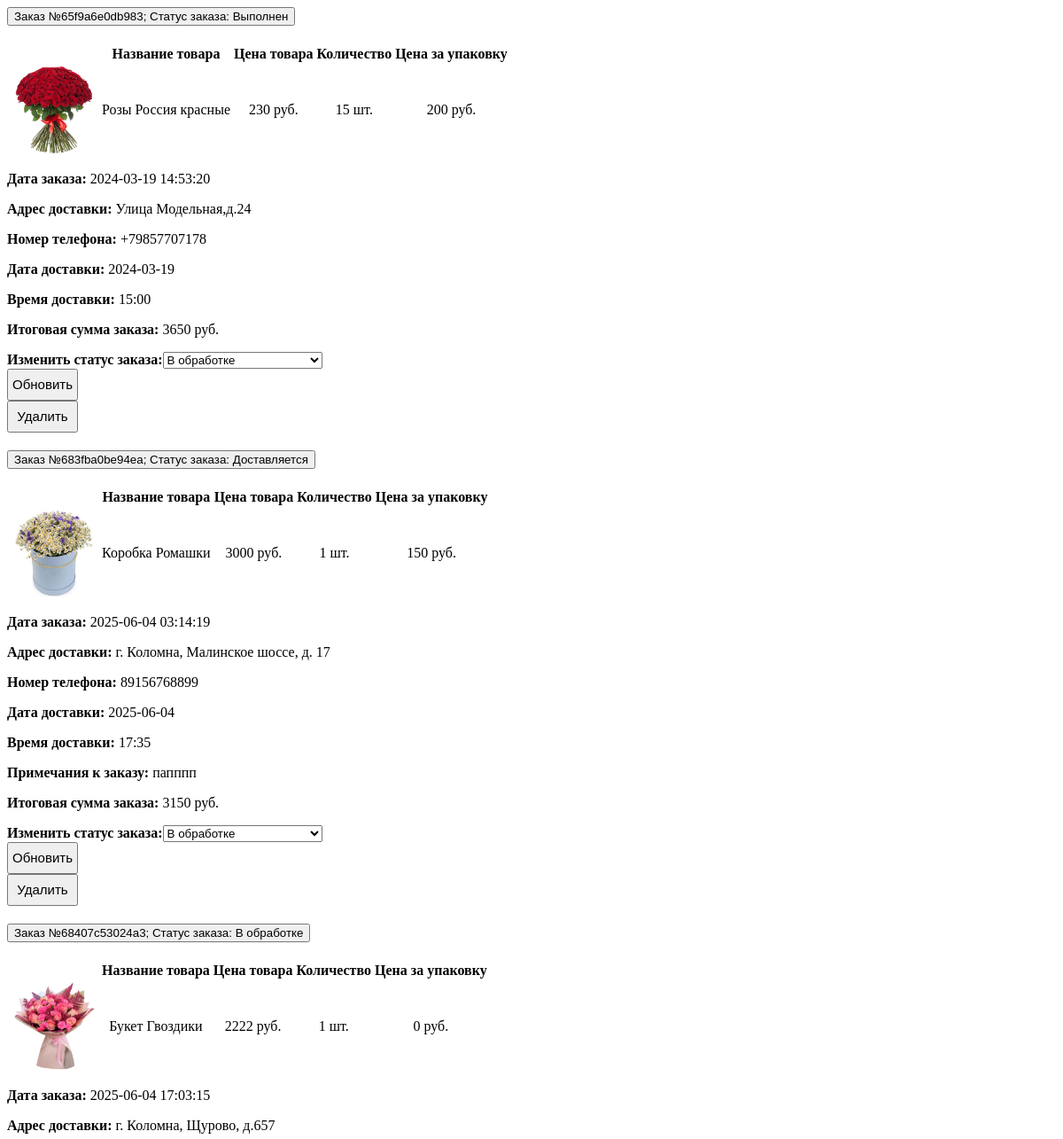
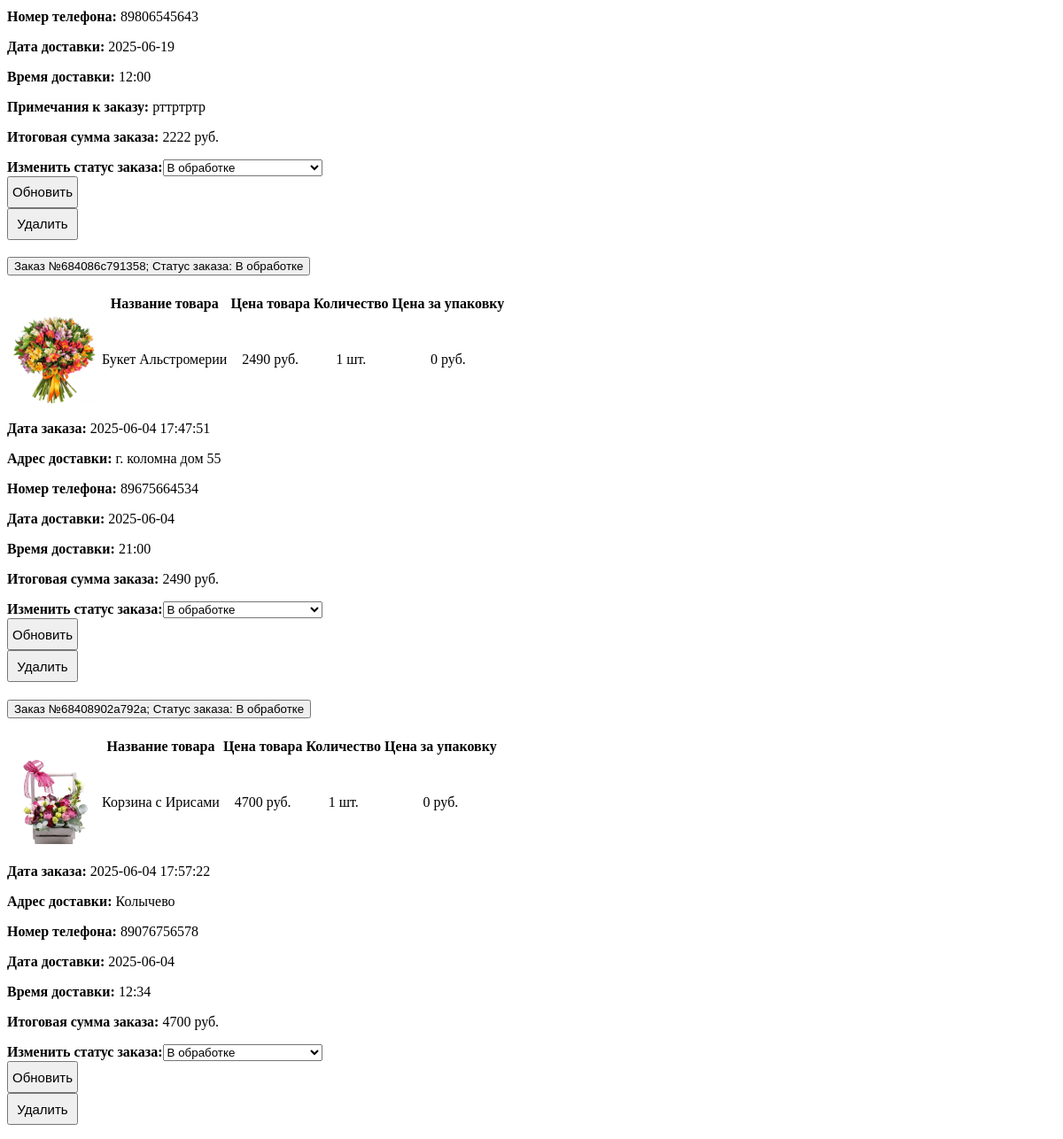
Page /read_orders_for_admin.php (signed in) on the committed database (2 pictures, top to bottom).
### tables this page shows
CREATE TABLE `orders` (
  `id` int NOT NULL,
  `user_id` int NOT NULL,
  `order_number` varchar(20) NOT NULL,
  `name` varchar(255) NOT NULL,
  `phone` varchar(20) NOT NULL,
  `address` text NOT NULL,
  `delivery_date` date NOT NULL,
  `delivery_time` varchar(100) NOT NULL,
  `note` text,
  `total_amount` int NOT NULL,
  `order_status` int NOT NULL,
  `created_at` timestamp NULL DEFAULT CURRENT_TIMESTAMP
);

CREATE TABLE `Order_status` (
  `id` int NOT NULL,
  `order_status` varchar(50) NOT NULL
);

CREATE TABLE `order_items` (
  `id` int NOT NULL,
  `order_id` int DEFAULT NULL,
  `product_name` varchar(255) DEFAULT NULL,
  `quantity` int DEFAULT NULL,
  `product_price` int DEFAULT NULL,
  `product_image` varchar(255) DEFAULT NULL,
  `packaging_price` int NOT NULL
);

### objects/orders.php (called while the page is built, shortened)
<?php
class Order
{
    private $conn;
    private $table_name = "orders";
    public function __construct($db)
    {
        $this->conn = $db;
    }
    public function generateOrderNumber()
    {
        return uniqid();
    }
    public function readAll()
    {
        $query = "SELECT * FROM " . $this->table_name;
        $stmt = $this->conn->prepare($query);
        $stmt->execute();
        return $stmt;
    }
}
?>

### objects/order_item.php (called while the page is built, shortened)
<?php
class OrderItem
{
    private $conn;
    private $table_name = "order_items";
    public $order_id;
    public function __construct($db)
    {
        $this->conn = $db;
    }
    public function readAllByOrderId()
    {
        $query = "SELECT * FROM " . $this->table_name . " WHERE order_id = ?";
        $stmt = $this->conn->prepare($query);
        $stmt->bindParam(1, $this->order_id);
        if ($stmt->execute()) {
            return $stmt;
        } else {
            printf("Ошибка при выполнении запроса: %s.\n", $stmt->error);
            return false;
        }
    }
}

### read_orders_for_admin.php (the view, shortened to what this page needs)
<?php
include_once "objects/orders.php";
include_once "objects/order_item.php";
$database = new Database();
$db = $database->getConnection();
$order = new Order($db);
$stmt = $order->readAll();
if ($stmt) {
    $num = $stmt->rowCount();
    if ($num > 0) {
        echo "<div class='container table-container'>";
        echo "<div class='accordion' id='ordersAccordion'>";
        while ($row = $stmt->fetch(PDO::FETCH_ASSOC)) {
            extract($row);
            $status_query = "SELECT order_status FROM order_status WHERE id = ?";
            $status_stmt = $db->prepare($status_query);
            $status_stmt->bindParam(1, $order_status);
            $status_stmt->execute();
            $status_row = $status_stmt->fetch(PDO::FETCH_ASSOC);
            $status_name = $status_row['order_status'];
            $order_item = new OrderItem($db);
            $order_item->order_id = $id;
            $stmt_items = $order_item->readAllByOrderId();
            echo "<div class='accordion-item'>";
            echo "<h2 class='accordion-header' id='heading{$id}'>";
            echo "<button class='accordion-button collapsed bg-light' type='button' data-bs-toggle='collapse' data-bs-target='#collapse{$id}' aria-expanded='false' aria-controls='collapse{$id}' data-bs-parent='#ordersAccordion'>";
            echo "Заказ №{$order_number}; Статус заказа: {$status_name}";
            echo "</button>";
            echo "</h2>";
            echo "<div id='collapse{$id}' class='accordion-collapse collapse' aria-labelledby='heading{$id}' data-bs-parent='#ordersAccordion'>";
            echo "<div class='accordion-body'>";
            echo "<table class='table mx-auto mt-3'>";
            echo "<thead>";
            echo "<tr>";
            echo "<th></th>";
            echo "<th>Название товара</th>";
            echo "<th>Цена товара</th>";
            echo "<th>Количество</th>";
            echo "<th>Цена за упаковку</th>";
            echo "</tr>";
            echo "</thead>";
            echo "<tbody style='text-align:center; vertical-align: middle;' >";
            while ($row_item = $stmt_items->fetch(PDO::FETCH_ASSOC)) {
                extract($row_item);
                echo "<tr>";
                if (isset($row_item['product_image']) && !empty($row_item['product_image'])) {
                    echo "<td><img src='{$row_item['product_image']}' alt='Product Image' style='max-width: 100px;'></td>";
                } else {
                    echo "<td>Изображение не найдено.</td>";
                }
                echo "<td>{$product_name}</td>";
                echo "<td>{$product_price} руб.</td>";
                echo "<td>{$quantity} шт.</td>";
                echo "<td>{$packaging_price} руб.</td>";
                echo "</tr>";
            }
            echo "</tbody>";
            echo "</table>";
            echo "<p><strong>Дата заказа:</strong> {$created_at}</p>";
            echo "<p><strong>Адрес доставки:</strong> {$address}</p>";
            echo "<p><strong>Номер телефона:</strong> {$phone}</p>";
            echo "<p><strong>Дата доставки:</strong> {$delivery_date}</p>";
            echo "<p><strong>Время доставки:</strong> {$delivery_time}</p>";
            if (!empty($note)) {
                echo "<p><strong>Примечания к заказу:</strong> {$note}</p>";
            }
            echo "<p><strong>Итоговая сумма заказа:</strong> {$total_amount} руб.</p>";
           echo "<form method='POST' action='" . htmlspecialchars($_SERVER["PHP_SELF"]) . "' class='d-flex align-items-end gap-2' style='max-width:400px;'>";
            echo "<div class='mb-0 flex-grow-1'>";
            echo "<label for='statusSelect{$id}' class='form-label'><strong>Изменить статус заказа:</strong></label>";
            echo "<select class='form-select' id='statusSelect{$id}' name='status' style='min-width:180px;'>";
            $status_query = "SELECT id, order_status FROM order_status";
            $status_stmt = $db->prepare($status_query);
            $status_stmt->execute();
            while ($status_row = $status_stmt->fetch(PDO::FETCH_ASSOC)) {
                $status_id = $status_row['id'];
                $status_name = $status_row['order_status'];
                echo "<option value='$status_id'>$status_name</option>";
            }
            echo "</select>";
            echo "</div>";
            echo "<button type='submit' name='update_status' class='btn btn-primary flex-shrink-0 w-100' style='width:80px; height:36px; font-size:15px; display:flex; align-items:center; justify-content:center; padding:0;'>Обновить</button>";
            echo "<button type='submit' name='delete_order' class='btn btn-danger flex-shrink-0 w-100 text-center' style='width:80px; height:36px; font-size:15px; display:flex; align-items:center; justify-content:center; padding:0;' onclick=\"return confirm('Удалить этот заказ?');\">Удалить</button>";
            echo "</form>";
            echo "</div>";
            echo "</div>";
            echo "</div>";
        }
        echo "</div>";
        echo "</div>";
    } else {
        echo "<div class='container'>";
        echo "<p>У вас пока нет заказов.</p>";
        echo "</div>";
    }
} else {
    echo "Ошибка: Не удалось получить список заказов пользователя.";
}
?>

### rows in the picture
orders: order_number "65f9a6e0db983", order_status.order_status "Выполнен", created_at "2024-03-19 14:53:20", address "Улица Модельная,д.24", phone "+79857707178", delivery_date "2024-03-19", delivery_time "15:00", total_amount "3650"
order_items: product_image (picture), product_name "Розы Россия красные", product_price "230", quantity "15", packaging_price "200"
orders: order_number "683fba0be94ea", order_status.order_status "Доставляется", created_at "2025-06-04 03:14:19", address "г. Коломна, Малинское шоссе, д. 17", phone "89156768899", delivery_date "2025-06-04", delivery_time "17:35", note "папппп", total_amount "3150"
order_items: product_image (picture), product_name "Коробка Ромашки", product_price "3000", quantity "1", packaging_price "150"
orders: order_number "68407c53024a3", order_status.order_status "В обработке", created_at "2025-06-04 17:03:15", address "г. Коломна, Щурово, д.657", phone "89806545643", delivery_date "2025-06-19", delivery_time "12:00", note "рттртртр", total_amount "2222"
order_items: product_image (picture), product_name "Букет Гвоздики", product_price "2222", quantity "1", packaging_price "0"
orders: order_number "684086c791358", order_status.order_status "В обработке", created_at "2025-06-04 17:47:51", address "г. коломна дом 55", phone "89675664534", delivery_date "2025-06-04", delivery_time "21:00", total_amount "2490"
order_items: product_image (picture), product_name "Букет Альстромерии", product_price "2490", quantity "1", packaging_price "0"
orders: order_number "68408902a792a", order_status.order_status "В обработке", created_at "2025-06-04 17:57:22", address "Колычево", phone "89076756578", delivery_date "2025-06-04", delivery_time "12:34", total_amount "4700"
order_items: product_image (picture), product_name "Корзина с Ирисами", product_price "4700", quantity "1", packaging_price "0"

### other values in the picture
form field status "В обработке"
